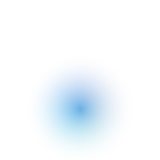
#> input picture assets/synthetic/alpha_glow/frame_000.png, 160 x 160 px, found by its file name
$ python compare_modes.py frame_000.png frame_001.png ...
#> lines starting #> are read from the running program, lines starting #| are printed output that depends on the picture
### encoder/eaf4.py
"""EAF4 BGRA8888 codec using frame submodes 0..6.

Submodes 0..5 are representations of unified codec 0x04 (LOSSLESS); submode 6
is unified codec 0x05 (BTC_SAFE). They are not top-level codec IDs.

  - Mode 0 (MODE_RAW)          : Full-frame BGRA8888 Deflate (Keyframe, lossless)
  - Mode 1 (MODE_XOR)          : Full-frame BGRA8888 32-bit XOR Deflate (lossless)
  - Mode 2 (MODE_PLANAR)       : 4-plane (B,G,R,A) XOR Deflate (lossless)
  - Mode 3 (MODE_TILE_PLANAR)  : 4x4 tile mask + 4-plane XOR Deflate (lossless)
  - Mode 4 (MODE_TILE_PACKED)  : 4x4 tile mask + interleaved 32-bit BGRA word XOR Deflate (lossless, fast)
  - Mode 5 (MODE_JOINT_DELTA)  : joint ternary symbol (-1..1)^4 + 4-plane escape Deflate (lossless)
  - Mode 6 (MODE_BTC8888_SAFE) : 4x4 error-bounded BTC with 64B raw escape
"""

from __future__ import annotations

import struct
import zlib
from pathlib import Path

import numpy as np
from PIL import Image

from .btc8888 import encode_btc8888_frame, restore_btc8888_frame

HEADER_SIZE = 64
INDEX_SIZE = 24
HEADER = struct.Struct("<4sHHHHIIIIIIHHIII12s")
INDEX = struct.Struct("<IIIIBBHI")

MODE_RAW = 0
MODE_XOR = 1
MODE_PLANAR = 2
MODE_TILE_PLANAR = 3
MODE_TILE_PACKED = 4
MODE_JOINT_DELTA = 5
MODE_BTC8888_SAFE = 6
MODE_565A8_TILES = 7
MODE_565A8_JOINT = 8
MODE_BTC565_SAFE = 9

PIXFMT_BGRA8888 = 0
PIXFMT_RGB565 = 1
PIXFMT_RGB565A8 = 2

MODE_NAMES = {
    MODE_RAW: "raw",
    MODE_XOR: "xor",
    MODE_PLANAR: "planar_8888",
    MODE_TILE_PLANAR: "tile_planar_8888",
    MODE_TILE_PACKED: "tile_packed_8888",
    MODE_JOINT_DELTA: "joint_delta_8888",
    MODE_BTC8888_SAFE: "btc8888_safe",
    MODE_565A8_TILES: "tile_planar_565a8",
    MODE_565A8_JOINT: "joint_delta_565a8",
    MODE_BTC565_SAFE: "btc565_safe",
}


def load_bgra(path: str | Path) -> np.ndarray:
#> called with path = 'frame_000.png'
    with Image.open(path) as image:
#> image is the input picture: PIL image 160x160 RGBA; mean R, G, B, A 104.6, 154.6, 227.7, 15.8
        rgba = np.array(image.convert("RGBA"), dtype=np.uint8)
    return np.ascontiguousarray(rgba[..., [2, 1, 0, 3]])
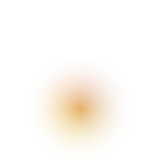
#> returned value: shape (160, 160, 4); mean of channels 0, 1, 2, 3 227.7, 154.6, 104.6, 15.8; transparent parts drawn white


# [637 lines left out: functions encode_joint_delta, candidates, restore, _pack, _bgra_to_565, _565_to_bgra and 6 more, not called in this run]

### bench/compare_modes.py
#!/usr/bin/env python3
"""Compare all EAF4 (Modes 0..6) sizes on a PNG frame sequence.

Usage: python3 bench/compare_modes.py frame_000.png frame_001.png ...
"""

from __future__ import annotations

import sys
from pathlib import Path

ROOT = Path(__file__).resolve().parents[1]
sys.path.insert(0, str(ROOT))

from encoder.eaf4 import (  # noqa: E402
    MODE_BTC8888_SAFE,
    MODE_JOINT_DELTA,
    MODE_PLANAR,
    MODE_RAW,
    MODE_TILE_PACKED,
    MODE_TILE_PLANAR,
    MODE_XOR,
    encode,
    load_bgra,
)


def main() -> int:
    if len(sys.argv) < 2:
        print("usage: compare_modes.py frame.png ...", file=sys.stderr)
        return 2
    frames = [load_bgra(path) for path in sys.argv[1:]]
#> call 2 of load_bgra, with path = 'frame_001.png'
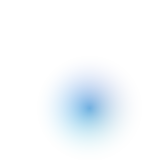
#> input picture assets/synthetic/alpha_glow/frame_001.png, 160 x 160 px, found by its file name
#> in load_bgra, image is the input picture: PIL image 160x160 RGBA; mean R, G, B, A 104.6, 154.6, 227.7, 15.8
#> in load_bgra (call 2), `return np.ascontiguousarray(rgba[..., [2, 1, 0, 3]])`:
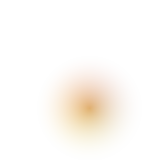
#> returned value: shape (160, 160, 4); mean of channels 0, 1, 2, 3 227.7, 154.6, 104.6, 15.8; transparent parts drawn white
    height, width, _ = frames[0].shape
    raw = sum(frame.nbytes for frame in frames)

    configs = [
        ("mode0_raw", dict(forced_mode=MODE_RAW)),
        ("mode1_xor", dict(forced_mode=MODE_XOR)),
        ("mode2_planar", dict(forced_mode=MODE_PLANAR)),
        ("mode3_tile_planar", dict(forced_mode=MODE_TILE_PLANAR)),
        ("mode4_tile_packed", dict(forced_mode=MODE_TILE_PACKED)),
        ("mode5_joint_delta", dict(forced_mode=MODE_JOINT_DELTA)),
        ("adaptive_v1 (0..3)", dict(profile="v1")),
        ("adaptive_v2 (0..5)", dict(profile="v2")),
        ("mode6_btc8888_safe", dict(profile="btc8888", btc_max_error=8)),
    ]

    print(f"{width}x{height} frames={len(frames)} raw_bgra={raw}")
    print(f"{'mode':<20}{'bytes':>12}{'ratio':>10}")
    for name, kwargs in configs:
        blob, _ = encode(frames, **kwargs)
        print(f"{name:<20}{len(blob):12d}{raw / len(blob):10.2f}x")
    return 0


if __name__ == "__main__":
#> (the run stopped early here; a loop or call above may not have finished)
